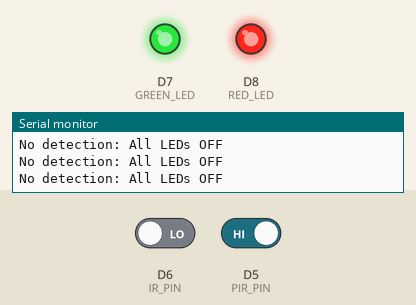
Bench run of a sketch on a simulated ESP8266 (NodeMCU). Parts: output pins drawn as LEDs (lit = HIGH), the last lines printed to the serial monitor. Inputs (shaded band) come from the test bench; at power-on: D6 (IR_PIN) LOW, D5 (PIR_PIN) HIGH.

Above: at 1.2 s.
1.3 s: D6 (IR_PIN) driven HIGH
At 1.9 s:
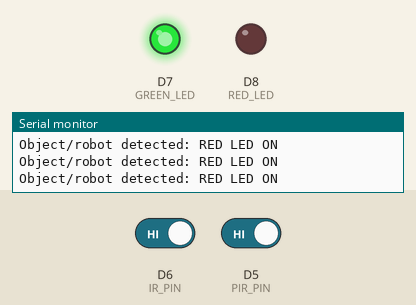
2.9 s: D5 (PIR_PIN) driven LOW
At 4.2 s:
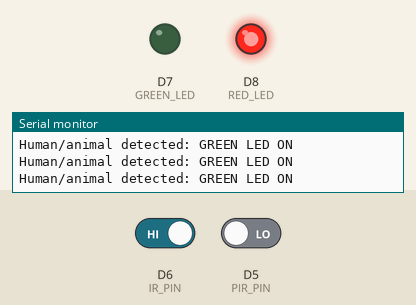
4.5 s: D5 (PIR_PIN) driven HIGH
At 5.7 s:
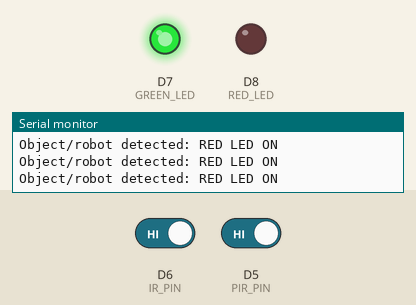
6.1 s: D6 (IR_PIN) driven LOW
At 7.0 s:
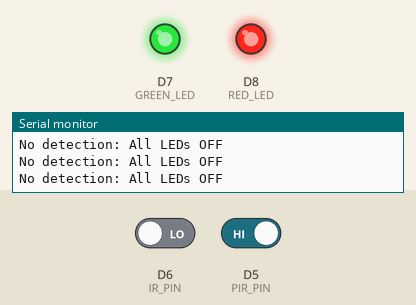
Timing chart, 0 to 8.7 s (numbered marks = the images above; inputs shaded):
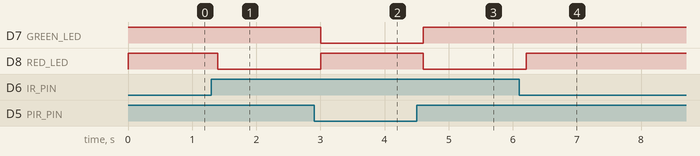

The sketch:

PIR_human_vs_robot.ino
```cpp
#define PIR_PIN   D5
#define IR_PIN    D6
#define GREEN_LED D7
#define RED_LED   D8

void setup() {
  pinMode(PIR_PIN, INPUT);
  pinMode(IR_PIN, INPUT);
  pinMode(GREEN_LED, OUTPUT);
  pinMode(RED_LED, OUTPUT);

  // Start with all LEDs OFF (common anode)
  digitalWrite(GREEN_LED, HIGH);
  digitalWrite(RED_LED, HIGH);

  Serial.begin(115200);
}

void loop() {
  bool pir = digitalRead(PIR_PIN); // 0 = motion (human/animal), 1 = no motion
  bool ir  = digitalRead(IR_PIN);  // 1 = object detected

  if ((pir == 0) && (ir == 1)) {
    // Human or animal
    digitalWrite(GREEN_LED, LOW);   // ON (common anode)
    digitalWrite(RED_LED, HIGH);    // OFF
    Serial.println("Human/animal detected: GREEN LED ON");
    // Here you can also trigger camera/buzzer if desired!
  } else if ((pir == 1) && (ir == 1)) {
    // Robot/object only
    digitalWrite(GREEN_LED, HIGH);  // OFF
    digitalWrite(RED_LED, LOW);     // ON
    Serial.println("Object/robot detected: RED LED ON");
    // You could trigger robot action here if you want!
  } else {
    // Nothing detected
    digitalWrite(GREEN_LED, HIGH);  // OFF
    digitalWrite(RED_LED, HIGH);    // OFF
    Serial.println("No detection: All LEDs OFF");
  }

  delay(200);
}
```

Measured:
- after the input at 1.3 s, D8 (RED_LED): HIGH → LOW after 0.10 s
- after the input at 2.9 s, D7 (GREEN_LED): HIGH → LOW after 0.10 s; D8 (RED_LED): LOW → HIGH after 0.10 s
- after the input at 4.5 s, D7 (GREEN_LED): LOW → HIGH after 0.11 s; D8 (RED_LED): HIGH → LOW after 0.11 s
- after the input at 6.1 s, D8 (RED_LED): LOW → HIGH after 0.11 s
